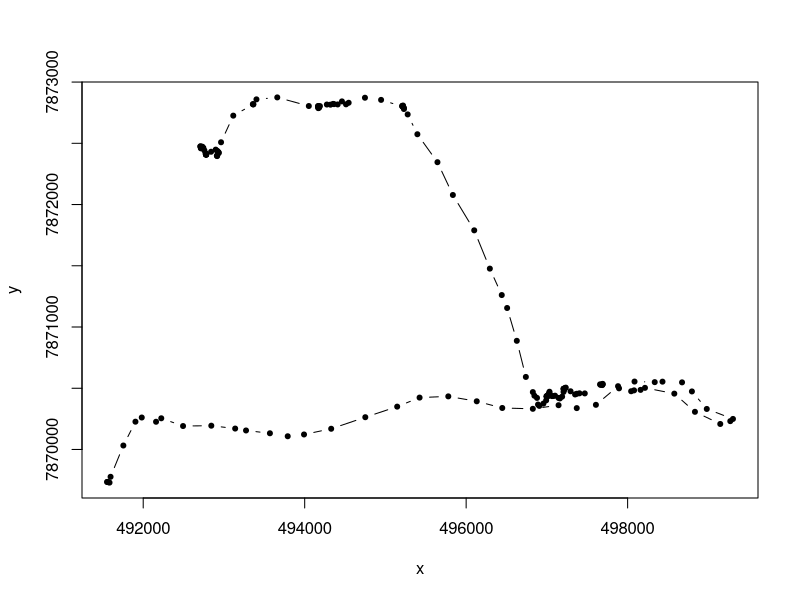

Reproduce this figure in R. (Note: this script raises an error after producing the figure.)
# TD2 : Mouvement animal

rm(list=ls())
library(mvtnorm)

# Data 
data <- read.table('dryad_zebra.csv', heade=TRUE, sep=',')
head(data)
Y <- as.matrix(data[, c('speed', 'angle')])
X <- as.matrix(data[, c('x', 'y')])
n <- nrow(Y)
K <- 3
data <- list(X=X, Y=Y)
plot(X, type='b', pch=20)

# Init
library(mclust)
init <- Mclust(Y, G=K)
tau <- init$z
eta <- array(0, dim=c(n, K, K))
for(t in 2:n){eta[t, , ] <- tau[t-1, ]%o%tau[t, ]}
eStep <- list(tau=tau, eta=eta)

Forward <- function(data, mStep){
  n <- nrow(data$Y); K <- length(mStep$nu)
  phi <- t(sapply(1:n, function(t){sapply(1:K, function(k){
    dmvnorm(data$Y[t, ], mean=mStep$mu[k, ], sigma=mStep$sigma[k, , ])
  })}))
  F <- matrix(NA, n, K)
  F[1, ] <- mStep$nu * phi[1, ]
  logLik <- log(sum(F[1, ]))
  F[1, ] <- F[1, ] / sum(F[1, ])
  for(t in 2:n){
    F[t, ] <- phi[t, ] * (F[t-1, ]%*%mStep$pi)
    logLik <- logLik + log(sum(F[t, ]))
    F[t, ] <- F[t, ] / sum(F[t, ])
  }
  return(list(F=F, phi=phi, logLik=logLik))
}
Backward <- function(forward, mStep){
  n <- nrow(forward$F); K <- length(mStep$nu)
  tau <- matrix(NA, n, K); eta <- array(0, dim=c(n, K, K))
  tau[n, ] <- forward$F[n, ]
  for(t in (n-1):1){
    G <- as.vector(forward$F[t, ]%*%mStep$pi)
    B <- tau[t+1, ]/G
    eta[t+1, , ] <- (forward$F[t, ]%o%B) * mStep$pi
    tau[t, ] <- rowSums(eta[t+1, , ])
    tau[t, ] <- tau[t, ] / sum(tau[t, ])
  }
  return(list(tau=tau, eta=eta))
}
Estep <- function(data, mStep){
  forward <- Forward(data=data, mStep=mStep)
  backward <- Backward(forward=forward, mStep=mStep)
  return(list(tau=backward$tau, eta=backward$eta, phi=forward$phi, logLik=forward$logLik))
}
Mstep <- function(data, eStep){
  nu <- eStep$tau[1, ]
  pi <- apply(eStep$eta, c(2, 3), sum)
  pi <- pi / rowSums(pi)
  N <- colSums(eStep$tau); K <- length(N)
  mu <- t(eStep$tau)%*%data$Y / N%o%rep(1, 2)
  sigma <- array(NA, dim=c(K, ncol(Y), ncol(Y)))
  for(k in 1:K){
    sigma[k, , ] <- t(data$Y)%*%diag(eStep$tau[, k])%*%data$Y / N[k]
    sigma[k, , ] <- sigma[k, , ] - mu[k, ]%o%mu[k, ]
  }
  return(list(nu=nu, pi=pi, mu=mu, sigma=sigma))
}

mStep <- Mstep(data=data, eStep=eStep)
forward <- Forward(data=data, mStep=mStep)
